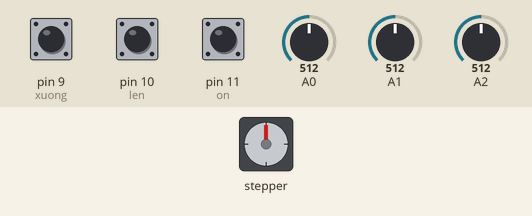
Recording of a sketch running on a simulated Arduino Uno, built with avr-gcc and run on an emulated ATmega328P. Shown: stepper motor. Wiring (inferred from the names in the program): stepper motor driver (200 steps per turn assumed): step pin 5; direction pin 2; enable pin 8. The test bench sets the inputs (shaded band); at power-on: pin 9 (xuong) HIGH, pin 11 (on) HIGH, pin 10 (len) HIGH, A0 = 512, A1 = 512, A2 = 512. What the sketch prints to the serial monitor is not drawn.

Above: at 1.2 s.
1.3 s: pin 9 (xuong) pulled LOW for 0.15 s
At 2.6 s:
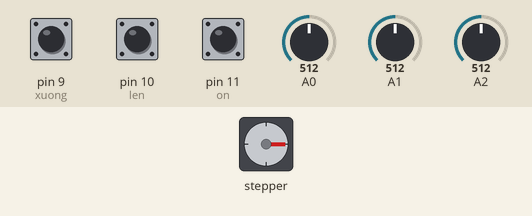
2.9 s: pin 11 (on) pulled LOW for 0.15 s
At 7.0 s:
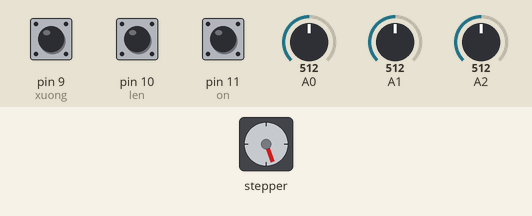
9.0 s: pin 9 (xuong) pulled LOW for 3.2 s
13.7 s: pin 10 (len) pulled LOW for 0.15 s
At 14.6 s:
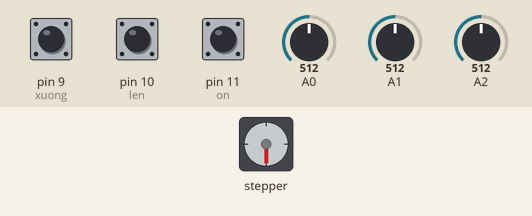
15.3 s: pin 11 (on) pulled LOW for 1 s
At 19.2 s:
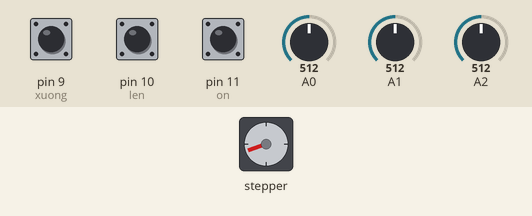
19.3 s: pin 9 (xuong) driven LOW and pin 11 (on) driven LOW
Timing chart, 0 to 69.8 s (numbered marks = the images above; inputs shaded):
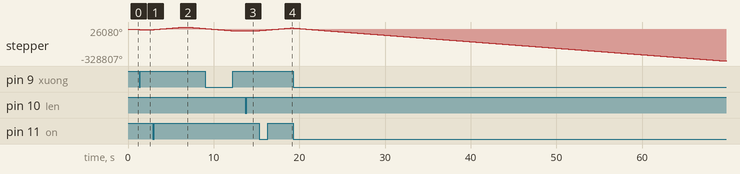

Measured:
- after the input at 1.3 s, stepper: turns 990° counter-clockwise in 0.15 s, starting at once
- after the input at 2.9 s, stepper: turns 27070° clockwise in 3.8 s, then 15603° counter-clockwise in 2.2 s
- after the input at 13.7 s, stepper: turns 990° clockwise in 0.15 s, starting at once
- after the input at 15.3 s, stepper: turns 27070° clockwise in 3.8 s, then 439° counter-clockwise in 0.06 s

The sketch:

CODE-048.ino
```cpp
//VTM https://www.youtube.com/c/VTMVlogVoThongMinh
const int stepPin = 5;//clk+
const int dirPin = 2;//cw+
const int enPin = 8;
int on = 11;
int len = 10;
int xuong = 9;
int ssr = 12;
void setup() {
  Serial.begin(9600);
  pinMode(stepPin, OUTPUT);
  pinMode(dirPin, OUTPUT);
  pinMode(enPin, OUTPUT);
  pinMode(ssr, OUTPUT);
  pinMode(on, INPUT_PULLUP);
  pinMode(len, INPUT_PULLUP);
  pinMode(xuong, INPUT_PULLUP);
  digitalWrite(enPin, LOW);
}
void loop() {
  set:
  digitalWrite(ssr, LOW);
  long bb = analogRead(A0);
  long aa = analogRead(A1);
  long cc = analogRead(A2);
  long b = map(bb,0,1023,40,200);
  long a = map(aa,0,1023,50,30000);
  long c = map(cc,0,1023,0,150);
  Serial.println(b);
  if (digitalRead(len) == LOW) {
    Serial.println("len");
    digitalWrite(enPin, LOW);
    digitalWrite(dirPin, HIGH);
    for (int x = 0; x < 50; x++) {
      digitalWrite(stepPin, HIGH);
      delayMicroseconds(b);
      digitalWrite(stepPin, LOW);
      delayMicroseconds(b);
    }
    goto set;
  }
  ///////////////////////////////////////////////////////
  if (digitalRead(xuong) == LOW) {
    Serial.println("xuong");
    digitalWrite(enPin, LOW);
    digitalWrite(dirPin, LOW);
    for (int x = 0; x < 50; x++) {
      digitalWrite(stepPin, HIGH);
      delayMicroseconds(b);
      digitalWrite(stepPin, LOW);
      delayMicroseconds(b);
    }
    goto set;
  }
  ///////////////////////////////////////////////////////
  if (digitalRead(on) == LOW) {
    Serial.println("ON");
    digitalWrite(enPin, LOW);
    digitalWrite(dirPin, HIGH);
    for (int x = 0; x < a; x++) {
      digitalWrite(stepPin, HIGH);
      delayMicroseconds(b);
      digitalWrite(stepPin, LOW);
      delayMicroseconds(b);
    }
    delay(100);
    digitalWrite(ssr, HIGH);
    delay(c);
    digitalWrite(ssr, LOW);
    digitalWrite(dirPin, LOW);
    for (int x = 0; x < a; x++) {
      digitalWrite(stepPin, HIGH);
      delayMicroseconds(b);
      digitalWrite(stepPin, LOW);
      delayMicroseconds(b);
    }
    goto set;
  }
}
```
